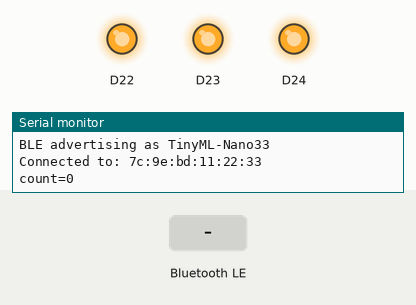
A program run on a simulated Arduino Nano 33 BLE. Shown: output pins drawn as LEDs (lit = HIGH), the last lines printed to the serial monitor. Inputs (shaded band) come from the test bench. Nothing arrives over Bluetooth unless stated; a phone connects over Bluetooth LE 3 s after start.

Above: at 3.8 s.
3.9 s: Bluetooth LE write "red" received
At 4.9 s:
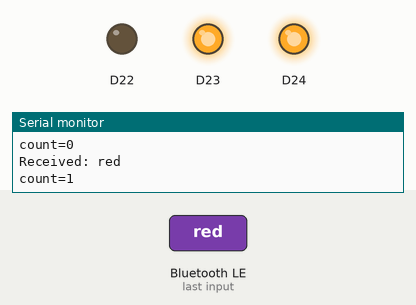
5.4 s: Bluetooth LE write "green" received
At 6.1 s:
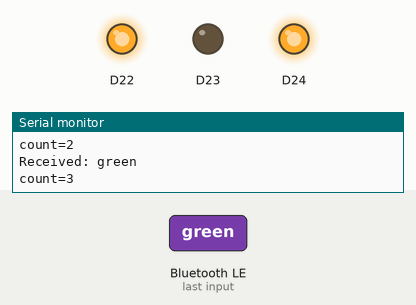
6.9 s: Bluetooth LE write "yellow" received
At 7.2 s:
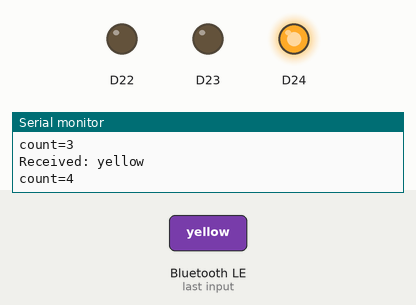
Timing chart, 0 to 9.9 s (numbered marks = the images above; inputs shaded):
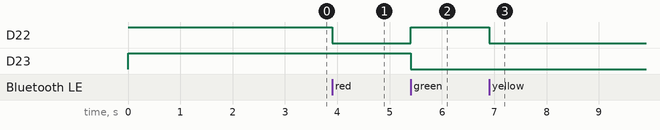

Measured:
- after the input at 3.9 s, D22: HIGH → LOW at once
- after the input at 5.4 s, D22: LOW → HIGH at once; D23: HIGH → LOW at once
- after the input at 6.9 s, D22: HIGH → LOW at once

The program:

main.cpp
```cpp
#include <Arduino.h>
#include <ArduinoBLE.h>

#include "led_controller.h"

BLEService tinymlService("19B10000-E8F2-537E-4F6C-D104768A1214");

BLEStringCharacteristic txChar(
  "19B10001-E8F2-537E-4F6C-D104768A1214",
  BLENotify,
  40
);

BLEStringCharacteristic rxChar(
  "19B10002-E8F2-537E-4F6C-D104768A1214",
  BLEWrite,
  40
);

unsigned long lastSend = 0;
int counter = 0;

void setup() {
  Serial.begin(9600);

  /* This while loop is necessary to ensure the Serial connection is established before we proceed with BLE setup.
     On some boards, especially those with native USB, the Serial connection may not be ready immediately after begin() is called.
     By waiting for Serial to be available, we can ensure that our debug prints will actually show up in the console.
  */
  while (!Serial) {
    delay(10);
  }


  if (!BLE.begin()) {
    Serial.println("BLE failed to start.");
    while (1);
  }

  beginLED();
  setoff();

  BLE.setLocalName("TinyML-Nano33");
  BLE.setAdvertisedService(tinymlService);

  tinymlService.addCharacteristic(txChar);
  tinymlService.addCharacteristic(rxChar);
  BLE.addService(tinymlService);

  txChar.writeValue("ready");

  BLE.advertise();
  Serial.println("BLE advertising as TinyML-Nano33");
}

void loop() {
  BLEDevice central = BLE.central();

  if (central) {
    Serial.print("Connected to: ");
    Serial.println(central.address());

    while (central.connected()) {
      if (rxChar.written()) {
        String cmd = rxChar.value();

        Serial.print("Received: ");
        Serial.println(cmd);

        if (cmd == "red") {
          setred();
        } else if (cmd == "green") {
          setgreen();
        } else if (cmd == "yellow") {
          setyellow();
        } else if (cmd == "off") {
          setoff();
        }
      }

      if (millis() - lastSend > 1000) {
        lastSend = millis();

        String msg = "count=" + String(counter++);
        txChar.writeValue(msg);

        Serial.println(msg);
      }

      BLE.poll();
    }

    Serial.println("Disconnected.");
  }
}
```

led_controller.h
```cpp
void beginLED();
void emitColor(int color);
void setred();
void setyellow();
void setgreen();
void setoff();
```

led_controller.cpp
```cpp
#include <Arduino.h>
#include "led_controller.h"

void setred() {
  digitalWrite(LEDR, LOW);
  digitalWrite(LEDG, HIGH);
  digitalWrite(LEDB, HIGH);
}

void setyellow() {
  digitalWrite(LEDR, LOW);
  digitalWrite(LEDG, LOW);
  digitalWrite(LEDB, HIGH);
}

void setgreen() {
  digitalWrite(LEDR, HIGH);
  digitalWrite(LEDG, LOW);
  digitalWrite(LEDB, HIGH);
}

void setoff() {
  digitalWrite(LEDR, HIGH);
  digitalWrite(LEDG, HIGH);
  digitalWrite(LEDB, HIGH);
}

void beginLED() {
  pinMode(LEDR, OUTPUT);
  pinMode(LEDG, OUTPUT);
  pinMode(LEDB, OUTPUT);
}

void emitColor(int color) {
    if (color == 0) {
        setgreen();
    } else if (color == 1) {
        setyellow();
    } else if (color == 2) {
        setred();
    }
}
```
